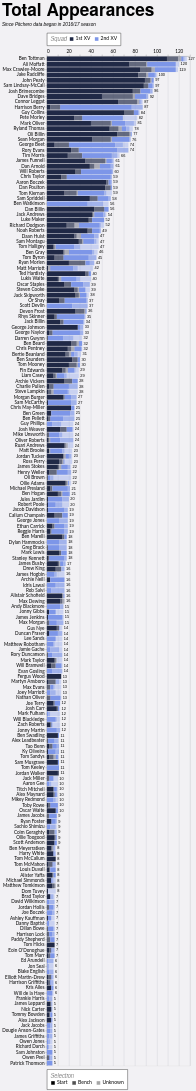

The Vega-Lite source for this figure:
### Vega-Lite specification from a JSON file in a GitHub repository (floating-point values rounded to 4 significant figures; data arrays with more than 128 entries replaced by an {"elided": "..."} marker saying what was removed)
{"config": {"axis": {"labelFont": "Lato, sans-serif", "titleFont": "PT Sans Narrow, Helvetica Neue, Helvetica, Arial, sans-serif", "labelFontSize": 13, "titleFontSize": 24, "gridColor": "#202947", "gridOpacity": 0.2}, "header": {"labelFont": "PT Sans Narrow, Helvetica Neue, Helvetica, Arial, sans-serif", "titleFont": "PT Sans Narrow, Helvetica Neue, Helvetica, Arial, sans-serif", "labelFontSize": 24, "titleFontSize": 28, "labelFontWeight": "bold", "orient": "left"}, "legend": {"labelFont": "Lato, sans-serif", "titleFont": "PT Sans Narrow, Helvetica Neue, Helvetica, Arial, sans-serif", "labelFontSize": 14, "titleFontSize": 16, "titlePadding": 5, "fillColor": "white", "strokeColor": "black", "padding": 10, "titleFontWeight": "lighter", "titleFontStyle": "italic", "titleColor": "gray", "offset": 10}, "title": {"font": "PT Sans Narrow, Helvetica Neue, Helvetica, Arial, sans-serif", "fontSize": 48, "fontWeight": "bold", "anchor": "start", "align": "center", "titlePadding": 20, "subtitlePadding": 10, "subtitleFontSize": 13, "subtitleColor": "", "subtitleFontStyle": "italic", "offset": 15, "color": "black"}, "axisX": {"labelAngle": 0}, "facet": {"title": null, "header": null, "align": {"row": "each", "column": "each"}}, "resolve": {"scale": {"y": "independent", "facet": "independent"}}, "background": "#f2f1f4"}, "layer": [{"mark": {"type": "bar"}, "encoding": {"color": {"field": "squad", "legend": {"labelExpr": "datum.value + ' XV'", "orient": "top", "title": "Squad", "titleOrient": "left"}, "scale": {"domain": ["1st", "2nd"], "range": ["#202946", "#7d96e8"]}, "sort": ["1st", "2nd"], "type": "nominal"}, "opacity": {"field": "start", "legend": {"orient": "bottom", "title": "Selection"}, "scale": {"domain": ["Start", "Bench", "Unknown"], "range": [1.0, 0.35, 0.2]}, "sort": ["Start", "Bench", "Unknown"], "type": "nominal"}, "order": {"field": "stack_order", "sort": "ascending", "type": "quantitative"}, "tooltip": [{"field": "player", "title": "Player", "type": "nominal"}, {"field": "squad", "title": "Squad", "type": "nominal"}, {"field": "start", "title": "Selection", "type": "nominal"}, {"aggregate": "sum", "field": "games", "title": "Games", "type": "quantitative"}, {"aggregate": "max", "field": "player_total", "title": "Total", "type": "quantitative"}], "x": {"aggregate": "sum", "axis": {"orient": "top", "title": null}, "field": "games", "type": "quantitative"}, "y": {"field": "player", "sort": {"field": "player_total", "op": "max", "order": "descending"}, "title": null, "type": "nominal"}}}, {"mark": {"type": "text", "align": "left", "baseline": "middle", "color": "black", "dx": 4, "fontSize": 11}, "encoding": {"text": {"field": "total_games", "format": ".0f", "type": "quantitative"}, "x": {"axis": {"orient": "top", "title": null}, "field": "total_games", "type": "quantitative"}, "y": {"field": "player", "sort": {"field": "player_total", "op": "max", "order": "descending"}, "title": null, "type": "nominal"}}, "transform": [{"aggregate": [{"op": "sum", "field": "games", "as": "total_games"}, {"op": "max", "field": "player_total", "as": "player_total"}], "groupby": ["player"]}]}], "data": {"name": "data-f370e1d4087b1841fb1aeac00c6c4439"}, "height": {"step": 15}, "params": [{"name": "seasonParam", "value": []}, {"name": "gameTypesParam", "value": []}, {"name": "squadParam", "value": "All"}, {"name": "positionsParam", "value": []}, {"name": "minAppsParam", "value": 5}], "title": {"text": "Total Appearances", "subtitle": "Since Pitchero data began in 2016/17 season"}, "transform": [{"filter": "length(seasonParam) === 0 || indexof(seasonParam, datum.season) >= 0"}, {"filter": "length(gameTypesParam) === 0 || indexof(gameTypesParam, datum.game_type) >= 0"}, {"filter": "squadParam === \"All\" || datum.squad === squadParam"}, {"filter": "length(positionsParam) === 0 || indexof(positionsParam, datum.position) >= 0"}, {"joinaggregate": [{"op": "sum", "field": "games", "as": "player_total"}], "groupby": ["player"]}, {"filter": "datum.player_total >= minAppsParam"}], "width": 400, "$schema": "https://vega.github.io/schema/vega-lite/v5.20.1.json", "datasets": {"data-f370e1d4087b1841fb1aeac00c6c4439": {"elided": "2373 records"}}}
